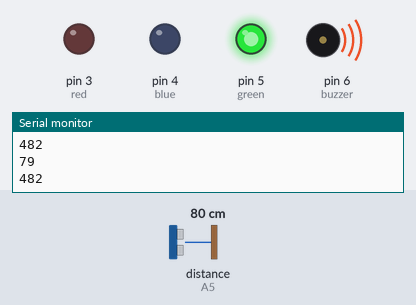
This sketch was run on a simulated Arduino Uno, built with avr-gcc and run on an emulated ATmega328P. Shown: output pins drawn as LEDs (lit = HIGH), buzzer (waves = sounding), the last lines printed to the serial monitor. Wiring (inferred from the names in the program): ultrasonic range finder: trigger A5; echo A5. The inputs (shaded band) are chosen by the test bench; at power-on: distance to the obstacle (sensor on A5) 80 cm. The echo pulse lasts 58.3 µs per cm.

Above: at 1.2 s.
1.3 s: distance to the obstacle (sensor on A5) set to 2 cm
At 2.4 s:
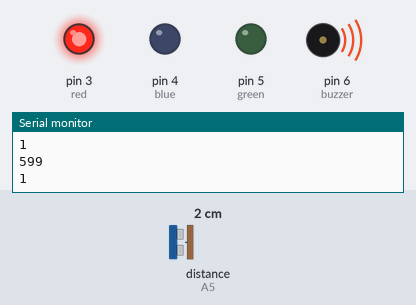
2.8 s: distance to the obstacle (sensor on A5) set to 35 cm
At 3.3 s:
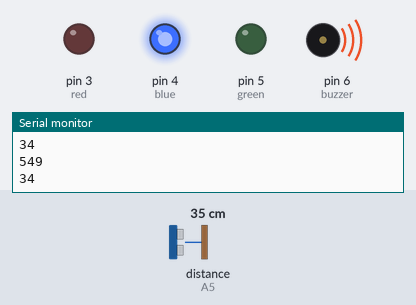
4.3 s: distance to the obstacle (sensor on A5) set to 4 cm
At 5.2 s:
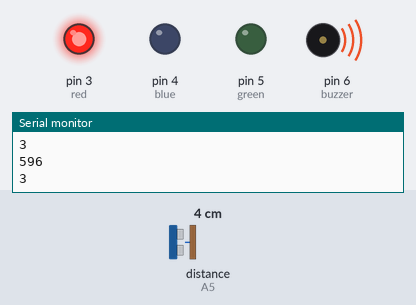
5.8 s: distance to the obstacle (sensor on A5) set to 60 cm
At 6.5 s:
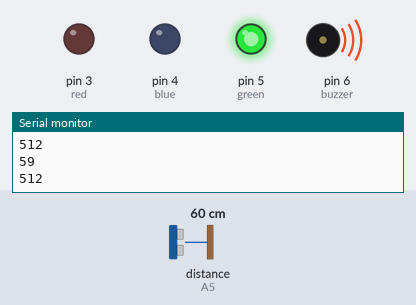
Timing chart, 0 to 8.3 s (numbered marks = the images above; inputs shaded):
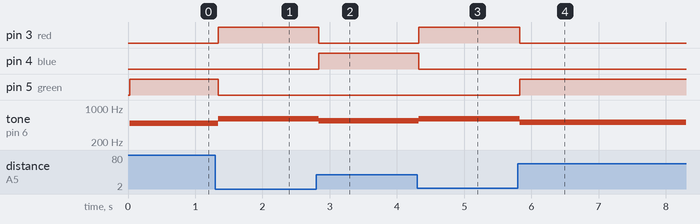

Measured:
- after the input at 1.3 s, pin 3 (red): LOW → HIGH at once; pin 5 (green): HIGH → LOW at once; tone on pin 6 (buzzer): 482 Hz → 599 Hz at once
- after the input at 2.8 s, pin 3 (red): HIGH → LOW at once; pin 4 (blue): LOW → HIGH at once; tone on pin 6 (buzzer): 599 Hz → 549 Hz at once
- after the input at 4.3 s, pin 3 (red): LOW → HIGH at once; pin 4 (blue): HIGH → LOW at once; tone on pin 6 (buzzer): 549 Hz → 596 Hz at once
- after the input at 5.8 s, pin 3 (red): HIGH → LOW at once; pin 5 (green): LOW → HIGH at once; tone on pin 6 (buzzer): 596 Hz → 512 Hz at once

The sketch:

Parking_Sensor.ino
```cpp
bool change=false; //variable to check if something entered the red zone

double duration; //duration is used to determine the distance sensed from the rangefinder
int distance; //the distance found from the rangefinder

//the corresponding pins for the RBG LED
int red = 3;
int blue = 4;
int green = 5;

int buzzer = 6; //the corresponding pin for the buzzer

void setup() {
  Serial.begin(9600); //enable the serial monitor at a 9600 baud rate

  //make the LED and buzzer an output from the Arduino
  pinMode(red,OUTPUT);
  pinMode(blue,OUTPUT);
  pinMode(green,OUTPUT);
  pinMode(buzzer,OUTPUT);
}

void loop() {
  getDistance(); //find the distance of any object (if there even is an object)
  delay(10); //wait for the computer to catch up
  alert(); //let the user know what distance we found
}


void getDistance(){
  pinMode(A5, OUTPUT); //set the rangefinder pin to be an output in preparation to send a pulse

  analogWrite(A5, 0); //start with no output, start with a clean slate
  delayMicroseconds(2); //let the computer catch up
  analogWrite(A5, 256); //send out the pulse
  delayMicroseconds(5); //wait 5 ms before turning off the pulse
  analogWrite(A5, 0); //turn off the pulse

  pinMode(A5, INPUT); //set rangefinder pin back to input to be ready to catch the bounced sound wave

  duration = pulseIn(A5, HIGH); //pulseIn() function reads the time it took for wave to bounce back
  distance = (duration/2)/29.1; //converts the found time to distance cm (using physics and math)
  delay(10); //this slows down the rate at which we take distance measurements

  Serial.println(distance); //debugging
}


void alert(){
  //turn off all the LEDs
  digitalWrite(red,LOW);
  digitalWrite(green,LOW);
  digitalWrite(blue,LOW);

  int val = distance;
  val = map(val,0,200,600,300);

  Serial.println(val);
  if(distance > 50){ //if object is far away, LED set to green and allow change to be true
    digitalWrite(green,HIGH);
    tone(buzzer,val,1000);
  }
  if(distance < 50 && distance > 25){ //if the object not too far or too close,
    digitalWrite(blue,HIGH);           //make LED blue and allow change to be true
    tone(buzzer,val,1000);
    change = true;
  }
  if(distance < 25){ //if the object gets close, make the LED red
    digitalWrite(red,HIGH);
    tone(buzzer,val,1000);
    change = false; //disable change                 //then play the music
  }
}
```
